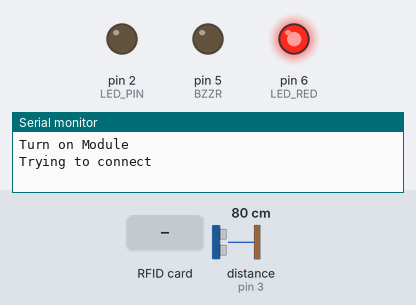
This sketch was run on a simulated Arduino Uno, built with avr-gcc and run on an emulated ATmega328P. Parts: output pins drawn as LEDs (lit = HIGH), the last lines printed to the serial monitor. Wiring (inferred from the names in the program): ultrasonic range finder: trigger pin 4; echo pin 3. The test bench sets the inputs (shaded band); at power-on: distance to the obstacle (sensor on pin 3) 80 cm. The echo pulse lasts 58.3 µs per cm; the modem accepts every AT command (registered, SIM ready, sends succeed) and sends nothing else; pins used as bus, display or sensor lines are not drawn.

Above: at 0.1 s.
At 9.6 s:
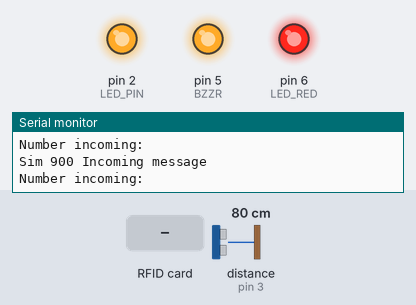
9.7 s: RFID card 30 13 32 14 81 held to the reader
Timing chart, 0 to 12.7 s (numbered marks = the images above; inputs shaded):
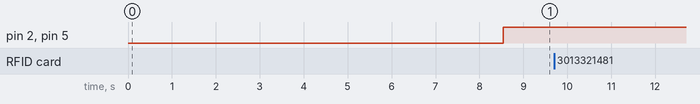

The sketch:

RFIDAlarm.ino
```cpp
#include <SPI.h>
#include <MFRC522.h>
#include <SoftwareSerial.h>
#include <String.h>

#define RST_PIN 9
#define SS_PIN 10

SoftwareSerial sim900l(7, 8);//Sim900
MFRC522 mfrc522(SS_PIN, RST_PIN);//RFID
/*Var for Sim900 configuration*/
char objectToOut[100];
boolean receveidMessage = false;
boolean isSendSuccess = false;

char received = 0;
String message;
String string;
char stringChar[100];
char *decompose;
char *p;
char *i;
String number;
String data_1;
String data_2;
String date;

char cNumber[50],
     cData_1[50],
     cData_2[50],
     cDate[50],
     cTime[15],
     cDate_[15];

boolean endBool = false;
boolean messageBool = false;

int x = 0,
    z = 0,
    a = 0;
/*End vars*/

int LED_PIN = 2;
int STOP = 0;
int BZZR = 5;
int PULSE_BZZR = 0;

/*Ultrasonido*/
int TRIG = 4;
int ECO = 3;
int LED_RED = 6;
int LED_GRN = 5;
float DURT;
float DISTANCE;
float LENGTH = 58.2;
/*Fin*/

void setup() {
  pinMode(LED_PIN, OUTPUT);
  pinMode(TRIG, OUTPUT);
  pinMode(ECO, INPUT);
  pinMode(LED_RED, OUTPUT);
  pinMode(LED_GRN, OUTPUT);
  pinMode(BZZR, OUTPUT);
  digitalWrite(6, HIGH);
  //Init sim900
  sim900l.begin(9600);
  Serial.begin(9600);
  //Init RFID
  SPI.begin();
  mfrc522.PCD_Init();
  Serial.println("Turn on Module");
  Serial.println("Trying to connect");
  //Configure received only msg
  configureTextModeReceiver();
  delay(8000);
}

void loop() {
  String uuid = "";
  /*Read if message send*/
  if (sim900l.available() > 0) {
    readMessageReceived();
  }
  /*End Receiver Sim900*/

  if (mfrc522.PICC_IsNewCardPresent()) {
    if (mfrc522.PICC_ReadCardSerial()) {
      Serial.print("UUID: ");
      for (byte i = 0; i < mfrc522.uid.size; i++) {
        if (mfrc522.uid.uidByte[i] < 0x10) {
          uuid = uuid + "0";
        } else {
          uuid = uuid + "";
        }
        uuid = uuid + mfrc522.uid.uidByte[i];
        digitalWrite(LED_PIN, HIGH);
        digitalWrite(LED_PIN, HIGH);
        digitalWrite(LED_PIN, HIGH);
      }
      Serial.println(uuid);
      if (uuid.equals("19415918626") && !receveidMessage) {
        Serial.println(uuid);
        mfrc522.PICC_HaltA();
        STOP = 0;
        digitalWrite(LED_PIN, LOW);
        isSendSuccess = false;
      }

      if (receveidMessage) {
        if (uuid == objectToOut) {
          Serial.print(uuid);
          Serial.println();
          mfrc522.PICC_HaltA();
          STOP = 0;
          digitalWrite(LED_PIN, LOW);
          receveidMessage = false;
          strncpy(objectToOut, "", sizeof(objectToOut));
          isSendSuccess = false;
        }
      }
    }
  }

  /*Ultrasonido*/
  if (STOP == 0) {
    digitalWrite(BZZR, LOW);
    digitalWrite(TRIG, HIGH);
    digitalWrite(TRIG, LOW);
    DURT = pulseIn(ECO, HIGH);
    DISTANCE = DURT * 0.034 / 2;
    if (DISTANCE > 0) {
      STOP = 1;
      Serial.print("Distancia: ");
      Serial.println(DISTANCE);
    }
  } else {
    digitalWrite(BZZR, HIGH);
    digitalWrite(LED_PIN, HIGH);
    if(!isSendSuccess){
      Serial.println("Sending message");
      sendMessage();
      isSendSuccess = true;
    }
  }
  /*Fin*/
}

void readMessageReceived() {
  received = sim900l.read();
  string += received;
  if (received == '\n') {
    Serial.println("Sim 900 Incoming message");
    string.toCharArray(stringChar, 100);
    decompose = stringChar;
    p = strtok_r(decompose, "\"", &i);
    endBool = true;
    do {
      p = strtok_r(NULL, "\"", &i);
      x = x + 1;
      if (x == 1) {
        number = p;
      }
      if (x == 2) {
        data_1 = p;
      }
      if (x == 1) {
        data_2 = p;
      }
      if (x == 1) {
        date = p;
        endBool = false;
      }
    } while (endBool);
    x = 0;
    number.toCharArray(cNumber, 50);
    data_1.toCharArray(cData_1, 50);
    data_2.toCharArray(cData_2, 50);
    for (int k = 0; k < 8; k++) {
      date[k] = cDate[k];
    }
    for (int z = 0; z < 8; z++) {
      cTime[z] = cDate[z + 9];
    }
    Serial.print("Number incoming:");
    Serial.println(cNumber);
    if (strstr(cNumber, "3013321481")) {
      Serial.print("Number:\t");
      Serial.println(cNumber);
      Serial.print("Time:\t");
      Serial.println(cTime);
      Serial.print("Date:\t");
      Serial.println(date);
      messageBool = true;
    }
    if (messageBool) {
      a = a + 1;
      if (a == 2) {
        Serial.print("Message:\t");
        Serial.println(stringChar);
        strncpy(objectToOut, stringChar, sizeof(objectToOut));
        a = 0;
        messageBool = false;
        receveidMessage = true;
      }
    }
    string = "";
  }
}

void configureTextModeReceiver()
{
  sim900l.print("AT+CMGF=1\r");//AT text mode
  delay(200);
  sim900l.print("AT+CNMI=2,2,0,0,0\r");
  delay(200);
}

void sendMessage() {
  Serial.println("Sending message...");
  sim900l.print("AT+CMGF=1\r");//AT text mode
  delay(200);
  sim900l.print("AT+CMGS=\"3013321481\"");
  delay(200);
  sim900l.print("AT+CMGS=\"Ha salido un dispositivo del area de seguridad.\"");
  delay(200);
  sim900l.println((char)26);
  delay(200);
  sim900l.println();
  Serial.println("Message send");
}
```
